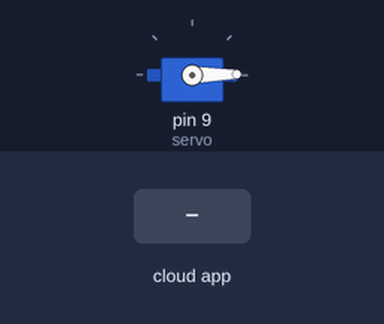
A sketch run on a simulated Arduino Uno, built with avr-gcc and run on an emulated ATmega328P. Shown: servo. The inputs (shaded band) are chosen by the test bench. The ROS host is connected and sends only what is stated.

Above: at 1.2 s.
1.3 s: the phone or cloud app sets servo_angle_topic to 45
At 2.5 s:
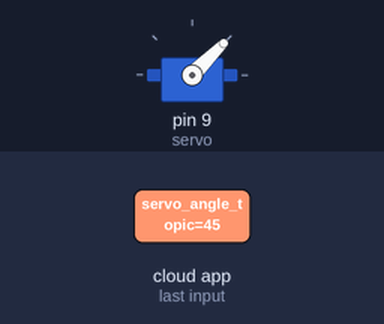
2.8 s: the phone or cloud app sets servo_angle_topic to 90
At 3.9 s:
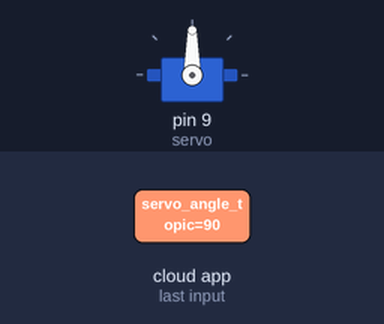
4.3 s: the phone or cloud app sets servo_angle_topic to 180
At 5.0 s:
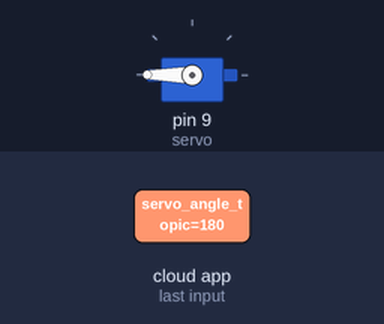
Timing chart, 0 to 7.3 s (numbered marks = the images above; inputs shaded):
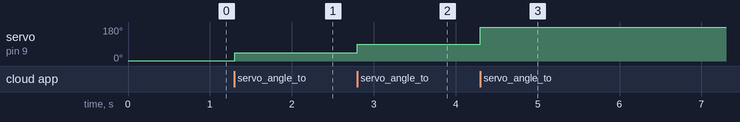

The sketch:

arduino_code.ino
```cpp
#include <ros.h>
#include <servo.h>
#include <std_msgs/Int64.h>

Servo servo;
ros::NodeHandle nh;

void messageCb(const std_msgs::Int64& msg)
{
  servo.write(msg.data);
}

ros::Subscriber<std_msgs::Int64> sub("servo_angle_topic", &messageCb);

void setup()
{
  Serial.begin(9600);
  pinMode(9, OUTPUT);
  servo.attach(9);
  servo.write(1);

  nh.initNode();
  nh.subscribe(sub);
}

void loop()
{
  nh.spinOnce();
  delay(1);
}
```

Measured:
- after the input at 1.3 s, servo on pin 9 (servo): 1° → 45° at once
- after the input at 2.8 s, servo on pin 9 (servo): 45° → 90° at once
- after the input at 4.3 s, servo on pin 9 (servo): 90° → 180° at once
